Frame 1 (no input): blank canvas, image omitted
Frame 60 (no input): blank canvas, image omitted
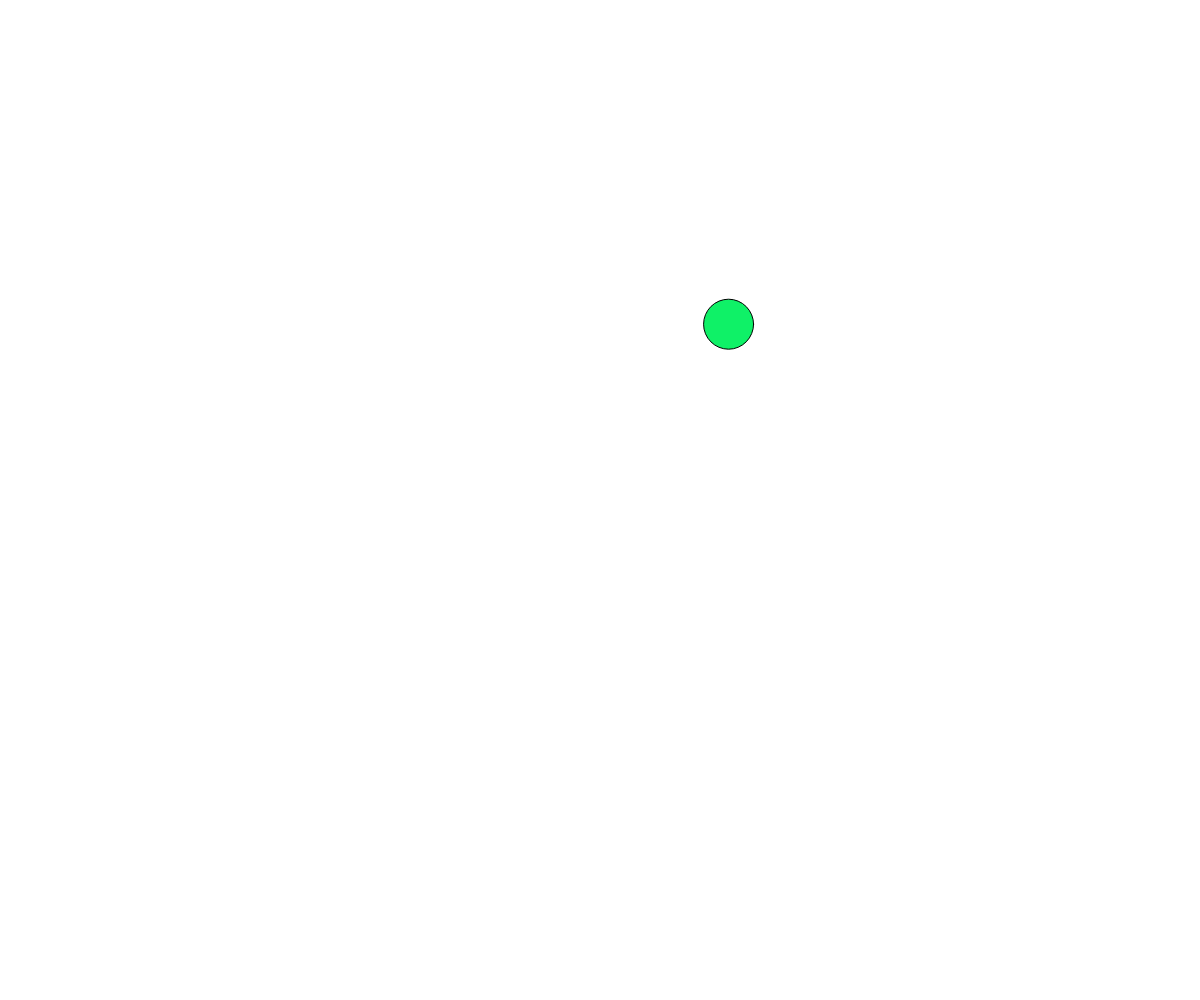
Frame 120 (the mouse pressed at the canvas centre since frame 60)

The p5.js sketch whose frames 1 and 60 were blank and that drew this single picture after the mouse press (run headless with seeded random() and noise() and a simulated clock; from frame 60 on, the mouse is pressed at the canvas centre):

// p5.js sketch
// ── sketch.js
// Project Title
// Your Name
// Date
//
// Extra for Experts:
// - describe what you did to take this project "above and beyond"

let ballArray = [];


function setup() {
  createCanvas(windowWidth, windowHeight);

}

function draw() {
  background(255);
  bounce();
}

function bounce() {
  for (let i = 0; i < ballArray.length; i++) {
    if (ballArray[i].x > width - ballArray[i].radius || ballArray[i].x < 0 + ballArray[i].radius){
      ballArray[i].dx *= -1;
    }
    if (ballArray[i].y > height - ballArray[i].radius || ballArray[i].y < 0 + ballArray[i].radius ){
      ballArray[i].dy *= -1;
    }
    

    ballArray[i].x += ballArray[i].dx;
    ballArray[i].y += ballArray[i].dy;

    fill(random(255),random(255),random(255));
    ellipse(ballArray[i].x,ballArray[i].y,ballArray[i].radius*2,ballArray[i].radius*2);
  }
}



function mousePressed(){
  let ball = {
    x: mouseX,
    y: mouseY,
    radius: 25,
    dx: random(-5,5),
    dy: random(-5,5),
  };
  ballArray.push(ball);
}
